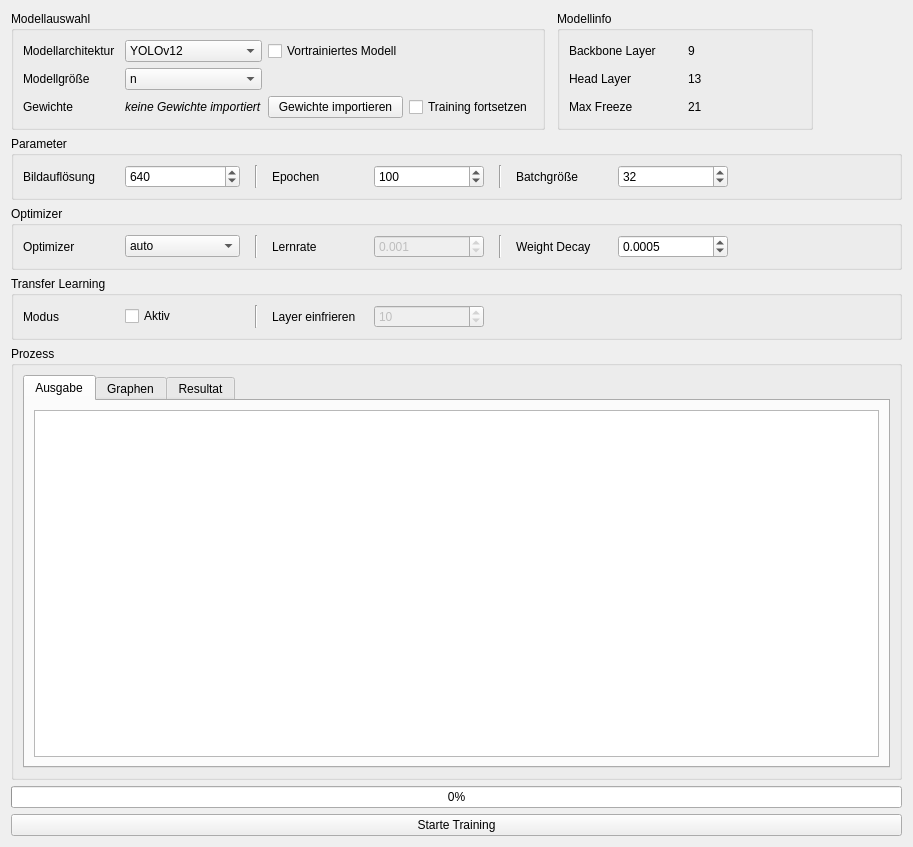
<?xml version="1.0" encoding="UTF-8"?>
<ui version="4.0">
 <class>TrainingTab</class>
 <widget class="QWidget" name="TrainingTab">
  <property name="geometry">
   <rect>
    <x>0</x>
    <y>0</y>
    <width>913</width>
    <height>847</height>
   </rect>
  </property>
  <property name="windowTitle">
   <string>Model Manager</string>
  </property>
  <layout class="QGridLayout" name="gridLayout">
   <item row="0" column="0">
    <widget class="QWidget" name="widget" native="true">
     <layout class="QHBoxLayout" name="horizontalLayout">
      <property name="spacing">
       <number>12</number>
      </property>
      <property name="leftMargin">
       <number>0</number>
      </property>
      <property name="topMargin">
       <number>0</number>
      </property>
      <property name="rightMargin">
       <number>0</number>
      </property>
      <property name="bottomMargin">
       <number>0</number>
      </property>
      <item>
       <widget class="QGroupBox" name="groupBox_3">
        <property name="toolTip">
         <string>Legt die Modellgröße fest</string>
        </property>
        <property name="title">
         <string>Modellauswahl</string>
        </property>
        <layout class="QGridLayout" name="gridLayout_3">
         <item row="0" column="2">
          <widget class="QCheckBox" name="chb_pretrained">
           <property name="toolTip">
            <string>Nutze das am COCO Datensatz vortrainierte Modell</string>
           </property>
           <property name="text">
            <string>Vortrainiertes Modell</string>
           </property>
          </widget>
         </item>
         <item row="0" column="0">
          <widget class="QLabel" name="label">
           <property name="minimumSize">
            <size>
             <width>96</width>
             <height>0</height>
            </size>
           </property>
           <property name="toolTip">
            <string>Modellarchitektur auswählen</string>
           </property>
           <property name="text">
            <string>Modellarchitektur</string>
           </property>
          </widget>
         </item>
         <item row="2" column="1">
          <widget class="QLabel" name="lbl_model_weights">
           <property name="sizePolicy">
            <sizepolicy hsizetype="Minimum" vsizetype="Minimum">
             <horstretch>0</horstretch>
             <verstretch>0</verstretch>
            </sizepolicy>
           </property>
           <property name="minimumSize">
            <size>
             <width>134</width>
             <height>0</height>
            </size>
           </property>
           <property name="font">
            <font>
             <italic>true</italic>
            </font>
           </property>
           <property name="text">
            <string>keine Gewichte importiert</string>
           </property>
           <property name="textFormat">
            <enum>Qt::TextFormat::PlainText</enum>
           </property>
          </widget>
         </item>
         <item row="1" column="0">
          <widget class="QLabel" name="label_6">
           <property name="minimumSize">
            <size>
             <width>96</width>
             <height>0</height>
            </size>
           </property>
           <property name="toolTip">
            <string>Modellgrö</string>
           </property>
           <property name="text">
            <string>Modellgröße</string>
           </property>
          </widget>
         </item>
         <item row="2" column="0">
          <widget class="QLabel" name="label_11">
           <property name="minimumSize">
            <size>
             <width>96</width>
             <height>0</height>
            </size>
           </property>
           <property name="toolTip">
            <string>Die Gewichte, die geladen werden sollen.</string>
           </property>
           <property name="text">
            <string>Gewichte</string>
           </property>
          </widget>
         </item>
         <item row="2" column="2">
          <widget class="QPushButton" name="btn_import_weights">
           <property name="toolTip">
            <string>Auswahl der Gewichte zum importieren.</string>
           </property>
           <property name="text">
            <string>Gewichte importieren</string>
           </property>
          </widget>
         </item>
         <item row="1" column="1">
          <widget class="QComboBox" name="cmb_selected_model_type">
           <property name="minimumSize">
            <size>
             <width>115</width>
             <height>0</height>
            </size>
           </property>
           <item>
            <property name="text">
             <string>n</string>
            </property>
           </item>
           <item>
            <property name="text">
             <string>s</string>
            </property>
           </item>
           <item>
            <property name="text">
             <string>m</string>
            </property>
           </item>
           <item>
            <property name="text">
             <string>l</string>
            </property>
           </item>
           <item>
            <property name="text">
             <string>x</string>
            </property>
           </item>
          </widget>
         </item>
         <item row="0" column="1">
          <widget class="QComboBox" name="cmb_selected_model">
           <property name="minimumSize">
            <size>
             <width>115</width>
             <height>0</height>
            </size>
           </property>
           <item>
            <property name="text">
             <string>YOLOv12</string>
            </property>
           </item>
          </widget>
         </item>
         <item row="2" column="3">
          <widget class="QCheckBox" name="chb_resume_training">
           <property name="enabled">
            <bool>true</bool>
           </property>
           <property name="toolTip">
            <string>Führe ein unterbrochenes Training fort.
Es werden die im Modell gespeicherten Hyper-Parameter benutzt.</string>
           </property>
           <property name="text">
            <string>Training fortsetzen</string>
           </property>
          </widget>
         </item>
        </layout>
       </widget>
      </item>
      <item>
       <widget class="QGroupBox" name="groupBox_6">
        <property name="minimumSize">
         <size>
          <width>256</width>
          <height>0</height>
         </size>
        </property>
        <property name="title">
         <string>Modellinfo</string>
        </property>
        <layout class="QGridLayout" name="gridLayout_6">
         <item row="0" column="0">
          <widget class="QLabel" name="label_12">
           <property name="toolTip">
            <string>Bestimmt, wie viele Schichten für die Merkmalserkennung genutzt werden.
Wichtig für Transfer Learning.
Je mehr Backbone-Layer übernommen werden, desto mehr wird bereits gelerntes Wissen genutzt.
Das ist besonders sinnvoll bei kleinen Datensätzen.</string>
           </property>
           <property name="text">
            <string>Backbone Layer</string>
           </property>
          </widget>
         </item>
         <item row="1" column="1">
          <widget class="QLabel" name="lbl_head_layer">
           <property name="text">
            <string>13</string>
           </property>
          </widget>
         </item>
         <item row="0" column="1">
          <widget class="QLabel" name="lbl_backbone_layer">
           <property name="text">
            <string>9</string>
           </property>
          </widget>
         </item>
         <item row="1" column="0">
          <widget class="QLabel" name="label_14">
           <property name="toolTip">
            <string>Bestimmt, wie viele Schichten für die eigentliche Aufgabe genutzt werden
(z. B. Objekte erkennen und klassifizieren).

Beim Transfer Learning wird der Head meist neu trainiert, um das vortrainierte Modell an den eigenen Datensatz anzupassen.
Mehr Head-Layer ermöglichen eine stärkere Anpassung, benötigen aber mehr Trainingsdaten.</string>
           </property>
           <property name="text">
            <string>Head Layer</string>
           </property>
          </widget>
         </item>
         <item row="2" column="0">
          <widget class="QLabel" name="label_16">
           <property name="toolTip">
            <string>Gibt die maximale Anzahl der Schichten an, die im Modell eingefroren werden können.
Der maximale Wert entspricht der Gesamtanzahl der Schichten minus 1, damit mindestens eine Schicht trainierbar bleibt.

Werte über dieser Grenze werden beim Transfer Learning automatisch begrenzt.</string>
           </property>
           <property name="text">
            <string>Max Freeze</string>
           </property>
          </widget>
         </item>
         <item row="2" column="1">
          <widget class="QLabel" name="lbl_max_freeze">
           <property name="text">
            <string>21</string>
           </property>
          </widget>
         </item>
        </layout>
       </widget>
      </item>
      <item>
       <spacer name="horizontalSpacer_4">
        <property name="orientation">
         <enum>Qt::Orientation::Horizontal</enum>
        </property>
        <property name="sizeHint" stdset="0">
         <size>
          <width>40</width>
          <height>20</height>
         </size>
        </property>
       </spacer>
      </item>
     </layout>
    </widget>
   </item>
   <item row="7" column="0">
    <widget class="QPushButton" name="btn_start_training">
     <property name="text">
      <string>Starte Training</string>
     </property>
    </widget>
   </item>
   <item row="6" column="0">
    <widget class="QProgressBar" name="pb_progress_bar">
     <property name="value">
      <number>0</number>
     </property>
    </widget>
   </item>
   <item row="5" column="0">
    <widget class="QGroupBox" name="groupBox_2">
     <property name="title">
      <string>Prozess</string>
     </property>
     <layout class="QVBoxLayout" name="verticalLayout">
      <item>
       <widget class="QTabWidget" name="tabWidget">
        <property name="currentIndex">
         <number>0</number>
        </property>
        <widget class="QWidget" name="output">
         <attribute name="title">
          <string>Ausgabe</string>
         </attribute>
         <layout class="QVBoxLayout" name="verticalLayout_2">
          <item>
           <widget class="QPlainTextEdit" name="ptxt_process_output">
            <property name="minimumSize">
             <size>
              <width>115</width>
              <height>0</height>
             </size>
            </property>
            <property name="font">
             <font>
              <family>Consolas</family>
              <pointsize>10</pointsize>
             </font>
            </property>
            <property name="readOnly">
             <bool>true</bool>
            </property>
           </widget>
          </item>
         </layout>
        </widget>
        <widget class="QWidget" name="graphs">
         <attribute name="title">
          <string>Graphen</string>
         </attribute>
         <layout class="QVBoxLayout" name="verticalLayout_3">
          <item>
           <widget class="QTabWidget" name="tabWidget_2">
            <property name="currentIndex">
             <number>0</number>
            </property>
            <widget class="QWidget" name="loss">
             <attribute name="title">
              <string>Loss</string>
             </attribute>
             <layout class="QVBoxLayout" name="verticalLayout_5">
              <item>
               <widget class="QGraphicsView" name="graph_results_placeholder"/>
              </item>
             </layout>
            </widget>
            <widget class="QWidget" name="metric">
             <attribute name="title">
              <string>Metrik</string>
             </attribute>
             <layout class="QVBoxLayout" name="verticalLayout_6">
              <item>
               <widget class="QGraphicsView" name="graph_metrics_placeholder"/>
              </item>
             </layout>
            </widget>
           </widget>
          </item>
         </layout>
        </widget>
        <widget class="QWidget" name="results">
         <attribute name="title">
          <string>Resultat</string>
         </attribute>
         <layout class="QVBoxLayout" name="verticalLayout_4">
          <item>
           <widget class="QTableView" name="table_results_view"/>
          </item>
         </layout>
        </widget>
       </widget>
      </item>
     </layout>
    </widget>
   </item>
   <item row="2" column="0">
    <widget class="QGroupBox" name="groupBox">
     <property name="title">
      <string>Parameter</string>
     </property>
     <layout class="QGridLayout" name="gridLayout_2">
      <item row="2" column="4">
       <widget class="QSpinBox" name="spin_epochs">
        <property name="minimumSize">
         <size>
          <width>110</width>
          <height>0</height>
         </size>
        </property>
        <property name="minimum">
         <number>1</number>
        </property>
        <property name="maximum">
         <number>999999999</number>
        </property>
        <property name="singleStep">
         <number>50</number>
        </property>
        <property name="value">
         <number>100</number>
        </property>
       </widget>
      </item>
      <item row="2" column="8">
       <spacer name="horizontalSpacer_2">
        <property name="orientation">
         <enum>Qt::Orientation::Horizontal</enum>
        </property>
        <property name="sizeHint" stdset="0">
         <size>
          <width>40</width>
          <height>20</height>
         </size>
        </property>
       </spacer>
      </item>
      <item row="2" column="3">
       <widget class="QLabel" name="label_4">
        <property name="minimumSize">
         <size>
          <width>96</width>
          <height>0</height>
         </size>
        </property>
        <property name="toolTip">
         <string>Anzahl der Trainingsdurchläufe über den gesamten Datensatz.</string>
        </property>
        <property name="text">
         <string>Epochen</string>
        </property>
       </widget>
      </item>
      <item row="2" column="0">
       <widget class="QLabel" name="label_2">
        <property name="minimumSize">
         <size>
          <width>96</width>
          <height>0</height>
         </size>
        </property>
        <property name="toolTip">
         <string>Die Bildauflösung auf denen die Trainingsbilder skaliert werden vor dem Training.</string>
        </property>
        <property name="text">
         <string>Bildauflösung</string>
        </property>
       </widget>
      </item>
      <item row="2" column="6">
       <widget class="QLabel" name="label_3">
        <property name="minimumSize">
         <size>
          <width>96</width>
          <height>0</height>
         </size>
        </property>
        <property name="toolTip">
         <string>Anzahl der Bilder, die gleichzeitig verarbeitet werden.
Größere Batches benötigen mehr GPU-Speucher.</string>
        </property>
        <property name="text">
         <string>Batchgröße</string>
        </property>
       </widget>
      </item>
      <item row="2" column="7">
       <widget class="QSpinBox" name="spin_batch_size">
        <property name="minimumSize">
         <size>
          <width>110</width>
          <height>0</height>
         </size>
        </property>
        <property name="minimum">
         <number>1</number>
        </property>
        <property name="maximum">
         <number>1600</number>
        </property>
        <property name="singleStep">
         <number>8</number>
        </property>
        <property name="value">
         <number>32</number>
        </property>
       </widget>
      </item>
      <item row="2" column="1">
       <widget class="QSpinBox" name="spin_image_size">
        <property name="minimumSize">
         <size>
          <width>115</width>
          <height>0</height>
         </size>
        </property>
        <property name="minimum">
         <number>32</number>
        </property>
        <property name="maximum">
         <number>640000</number>
        </property>
        <property name="singleStep">
         <number>32</number>
        </property>
        <property name="value">
         <number>640</number>
        </property>
       </widget>
      </item>
      <item row="2" column="2">
       <widget class="Line" name="line">
        <property name="minimumSize">
         <size>
          <width>20</width>
          <height>0</height>
         </size>
        </property>
        <property name="orientation">
         <enum>Qt::Orientation::Vertical</enum>
        </property>
       </widget>
      </item>
      <item row="2" column="5">
       <widget class="Line" name="line_5">
        <property name="minimumSize">
         <size>
          <width>20</width>
          <height>0</height>
         </size>
        </property>
        <property name="orientation">
         <enum>Qt::Orientation::Vertical</enum>
        </property>
       </widget>
      </item>
     </layout>
    </widget>
   </item>
   <item row="4" column="0">
    <widget class="QGroupBox" name="groupBox_5">
     <property name="title">
      <string>Transfer Learning</string>
     </property>
     <layout class="QGridLayout" name="gridLayout_5">
      <item row="0" column="3">
       <widget class="QLabel" name="label_8">
        <property name="minimumSize">
         <size>
          <width>96</width>
          <height>0</height>
         </size>
        </property>
        <property name="toolTip">
         <string>Legt fest, wie viele Layer vom Training ausgeschlossen werden.
Werte über der vorhandenen Layer-Anzahl werden ignoriert, d.h. der Output-Layer bleibt trainierbar.
Empfohlen: nur Backbone einfrieren.</string>
        </property>
        <property name="text">
         <string>Layer einfrieren</string>
        </property>
        <property name="alignment">
         <set>Qt::AlignmentFlag::AlignLeading|Qt::AlignmentFlag::AlignLeft|Qt::AlignmentFlag::AlignVCenter</set>
        </property>
       </widget>
      </item>
      <item row="0" column="4">
       <widget class="QSpinBox" name="spin_freeze_layers">
        <property name="enabled">
         <bool>false</bool>
        </property>
        <property name="minimumSize">
         <size>
          <width>110</width>
          <height>0</height>
         </size>
        </property>
        <property name="maximum">
         <number>99999</number>
        </property>
        <property name="value">
         <number>10</number>
        </property>
       </widget>
      </item>
      <item row="0" column="0">
       <widget class="QLabel" name="label_10">
        <property name="minimumSize">
         <size>
          <width>96</width>
          <height>0</height>
         </size>
        </property>
        <property name="toolTip">
         <string>Transfer Learning an- oder ausschalten</string>
        </property>
        <property name="text">
         <string>Modus</string>
        </property>
       </widget>
      </item>
      <item row="0" column="1">
       <widget class="QCheckBox" name="chb_transfer_learning">
        <property name="minimumSize">
         <size>
          <width>115</width>
          <height>0</height>
         </size>
        </property>
        <property name="acceptDrops">
         <bool>false</bool>
        </property>
        <property name="toolTip">
         <string>Transfer Learning auf &quot;Aktiv&quot; stellen</string>
        </property>
        <property name="text">
         <string>Aktiv</string>
        </property>
       </widget>
      </item>
      <item row="0" column="2">
       <widget class="Line" name="line_3">
        <property name="minimumSize">
         <size>
          <width>20</width>
          <height>0</height>
         </size>
        </property>
        <property name="orientation">
         <enum>Qt::Orientation::Vertical</enum>
        </property>
       </widget>
      </item>
      <item row="0" column="5">
       <spacer name="horizontalSpacer_3">
        <property name="orientation">
         <enum>Qt::Orientation::Horizontal</enum>
        </property>
        <property name="sizeHint" stdset="0">
         <size>
          <width>40</width>
          <height>20</height>
         </size>
        </property>
       </spacer>
      </item>
     </layout>
    </widget>
   </item>
   <item row="3" column="0">
    <widget class="QGroupBox" name="groupBox_4">
     <property name="title">
      <string>Optimizer</string>
     </property>
     <layout class="QGridLayout" name="gridLayout_4">
      <item row="0" column="7">
       <widget class="QDoubleSpinBox" name="dspin_weight_decay">
        <property name="minimumSize">
         <size>
          <width>110</width>
          <height>0</height>
         </size>
        </property>
        <property name="toolTip">
         <string>L2-Regulierung zur Vermeidung von Überanpassung (Overfitting), indem große Gewichte bestraft werden.</string>
        </property>
        <property name="decimals">
         <number>4</number>
        </property>
        <property name="maximum">
         <double>1.000000000000000</double>
        </property>
        <property name="singleStep">
         <double>0.000100000000000</double>
        </property>
        <property name="value">
         <double>0.000500000000000</double>
        </property>
       </widget>
      </item>
      <item row="0" column="2">
       <widget class="Line" name="line_2">
        <property name="minimumSize">
         <size>
          <width>20</width>
          <height>0</height>
         </size>
        </property>
        <property name="orientation">
         <enum>Qt::Orientation::Vertical</enum>
        </property>
       </widget>
      </item>
      <item row="0" column="3">
       <widget class="QLabel" name="label_5">
        <property name="minimumSize">
         <size>
          <width>96</width>
          <height>0</height>
         </size>
        </property>
        <property name="toolTip">
         <string>Schrittweite, mit der die Gewichte angepasst werden.
Zu hoch → instabil, zu niedrig → langsames Lernen.</string>
        </property>
        <property name="text">
         <string>Lernrate</string>
        </property>
       </widget>
      </item>
      <item row="0" column="1">
       <widget class="QComboBox" name="cmb_optimizer">
        <property name="minimumSize">
         <size>
          <width>115</width>
          <height>0</height>
         </size>
        </property>
        <item>
         <property name="text">
          <string>auto</string>
         </property>
        </item>
        <item>
         <property name="text">
          <string>SGD</string>
         </property>
        </item>
        <item>
         <property name="text">
          <string>Adam</string>
         </property>
        </item>
        <item>
         <property name="text">
          <string>AdamW</string>
         </property>
        </item>
       </widget>
      </item>
      <item row="0" column="4">
       <widget class="QDoubleSpinBox" name="dspin_initial_lr">
        <property name="enabled">
         <bool>false</bool>
        </property>
        <property name="minimumSize">
         <size>
          <width>110</width>
          <height>0</height>
         </size>
        </property>
        <property name="decimals">
         <number>3</number>
        </property>
        <property name="maximum">
         <double>1.000000000000000</double>
        </property>
        <property name="singleStep">
         <double>0.000100000000000</double>
        </property>
        <property name="value">
         <double>0.001000000000000</double>
        </property>
       </widget>
      </item>
      <item row="0" column="0">
       <widget class="QLabel" name="label_7">
        <property name="minimumSize">
         <size>
          <width>96</width>
          <height>0</height>
         </size>
        </property>
        <property name="toolTip">
         <string>Optimierungsverfahren zur Anpassung der Modellgewichte.
Bei &quot;auto&quot; wird automatisch der optimale Optimizer und die Lernrate ermittelt.</string>
        </property>
        <property name="text">
         <string>Optimizer</string>
        </property>
       </widget>
      </item>
      <item row="0" column="8">
       <spacer name="horizontalSpacer">
        <property name="orientation">
         <enum>Qt::Orientation::Horizontal</enum>
        </property>
        <property name="sizeHint" stdset="0">
         <size>
          <width>40</width>
          <height>20</height>
         </size>
        </property>
       </spacer>
      </item>
      <item row="0" column="6">
       <widget class="QLabel" name="label_9">
        <property name="minimumSize">
         <size>
          <width>96</width>
          <height>0</height>
         </size>
        </property>
        <property name="toolTip">
         <string>Weight Decay ist ein Gewichtsfaktor, der große Gewichte im Modell bestraft, um Überanpassung (Overfitting) zu vermeiden.</string>
        </property>
        <property name="text">
         <string>Weight Decay</string>
        </property>
       </widget>
      </item>
      <item row="0" column="5">
       <widget class="Line" name="line_4">
        <property name="minimumSize">
         <size>
          <width>20</width>
          <height>0</height>
         </size>
        </property>
        <property name="orientation">
         <enum>Qt::Orientation::Vertical</enum>
        </property>
       </widget>
      </item>
     </layout>
    </widget>
   </item>
  </layout>
 </widget>
 <tabstops>
  <tabstop>cmb_selected_model</tabstop>
  <tabstop>cmb_selected_model_type</tabstop>
  <tabstop>chb_pretrained</tabstop>
  <tabstop>spin_image_size</tabstop>
  <tabstop>tabWidget</tabstop>
 </tabstops>
 <resources/>
 <connections/>
</ui>
